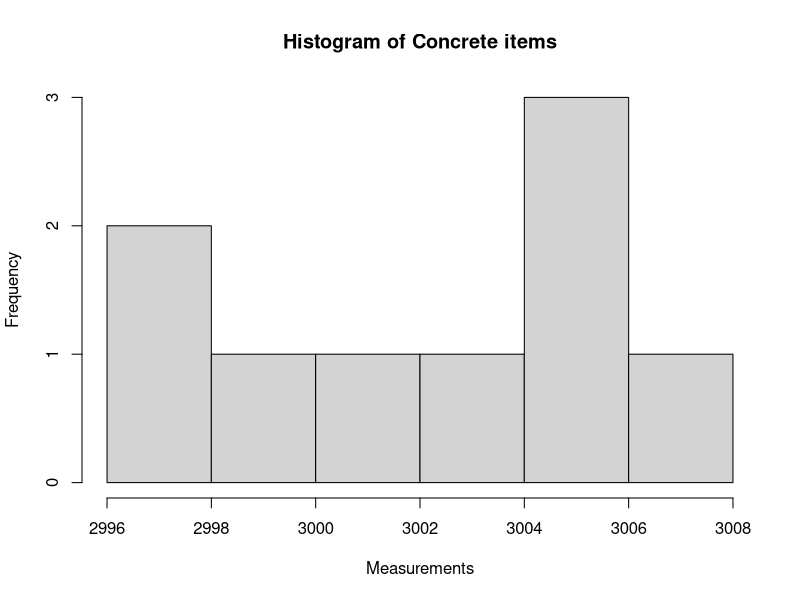
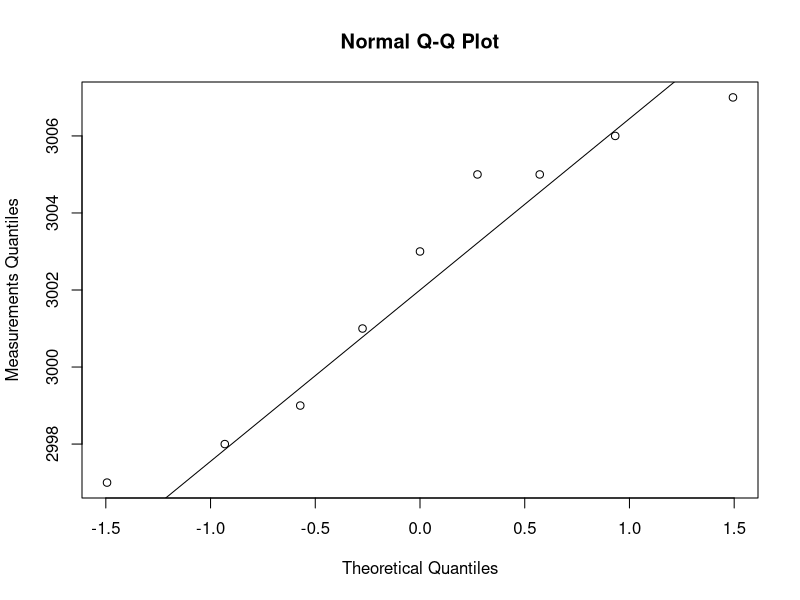

These figures' R source, in order: (Note: this script raises an error after producing the figures.)
# 3.1
sample <- c(3003, 3005, 2997, 3006, 2999, 2998, 3007, 3005, 3001)
mean <- mean(sample)
mean
sd <- sd(sample)
sd
error <- sd/sqrt(9)
error
var <- var(sample)
var
leftEndpointVar <- sqrt((16-1)*0.0959^2/qchisq(0.995, df=15))
leftEndpointVar
sqrt(leftEndpointVar)
rightEndpointVar <- sqrt((16-1)*0.0959^2/qchisq(0.005, df=15))
rightEndpointVar
sqrt(rightEndpointVar)

# 3.3
t.test(sample, mu=3000)

hist(sample, main = "Histogram of Concrete items", xlab= "Measurements")

qqnorm(sample, ylab="Measurements Quantiles")
qqline(sample)

## Define the plotting function
qqwrap <- function(x, y, ...){
  stdy <- (y-mean(y))/sd(y)
  qqnorm(stdy, main="", ...)
  qqline(stdy)}
## Do the Wally plot
wallyplot(x-mean(x), FUN=qqwrap, ylim=c(-3,3))

# 3.4 Aluminum profile
aluminum <- c(180.02, 180.00, 180.01, 179.97, 179.92, 180.05, 179.94, 180.10,180.24, 180.12, 180.13, 180.22, 179.96, 180.10, 179.96, 180.06)
t.test(aluminum, mu=180)

# 3.7  a)
Pulse_end <- c(173,175,174,183,181,180,170,182,188,178,181,183,185)
Pulse_1min <- c(120,115,122,123,125,140,108,133,134,121,130,126,128)
n <- length(Pulse_end)
mean_end <- mean(Pulse_end)
mean_1min <- mean(Pulse_1min)
sd_end <- sd(Pulse_end)
sd_1min <- sd(Pulse_1min)
sd_diff <- sd(Pulse_end-Pulse_1min)

mean_diff <- mean(Pulse_end) - mean(Pulse_1min)
c(mean_diff - qt(1-0.01/2, df=12)*sd_diff/sqrt(13), mean_diff + qt(1-0.01/2, df=12)*sd_diff/sqrt(13))

# 3.7 b) 

c(sqrt(12*var(Pulse_end)/qchisq(1-0.05/2, df=12)), sqrt(12*var(Pulse_end)/qchisq(0.05/2, df=12))) 


# 3.8 a)
2.508-2.103 - qt(1-0.05/2)*0.9664/sqrt(10)

# 3.8 b) 
((2.508-2.103)-0.35)/(0.09664/sqrt(10))
2*(1-pt(1.799723, df=9))

# 3.9 a)
tobs <- (6.420-7.375)/(sqrt((2.205^2/50)+(1.813^2/24)))
2*(1-pt(1.973387, df=54.38591))

s1 <- 2.205
n1 <- 50
s2 <- 1.813
n2 <- 24
v <- ((s1^2/n1)+(s2^2/n2))^2/
  (((s1^2/n1)^2/(n1-1))+((s2^2/n2)^2/(n2-1)))
v

# 3.9 b)
c(6.420-7.375-qt(1-0.01/2, df=v)*sqrt(2.205^2/50+1.813^2/24), 
  6.420-7.375+qt(1-0.01/2, df=v)*sqrt(2.205^2/50+1.813^2/24))

# 3.9 c)
n <- 24
sd <- 1.813
alpha <- 0.05
c(sqrt((n-1)*sd^2/qchisq(1-alpha/2, df=(n-1))),     
  sqrt((n-1)*sd^2/qchisq(alpha/2, df=(n-1)))) 


t.test(Pulse_end, Pulse_1min, paired = TRUE, conf.level = 0.99)
mean_end-mean_1min + qt(1-(0.01/2), v) * sqrt((sd_end^2/n)+(sd_1min^2/n))
                                            
